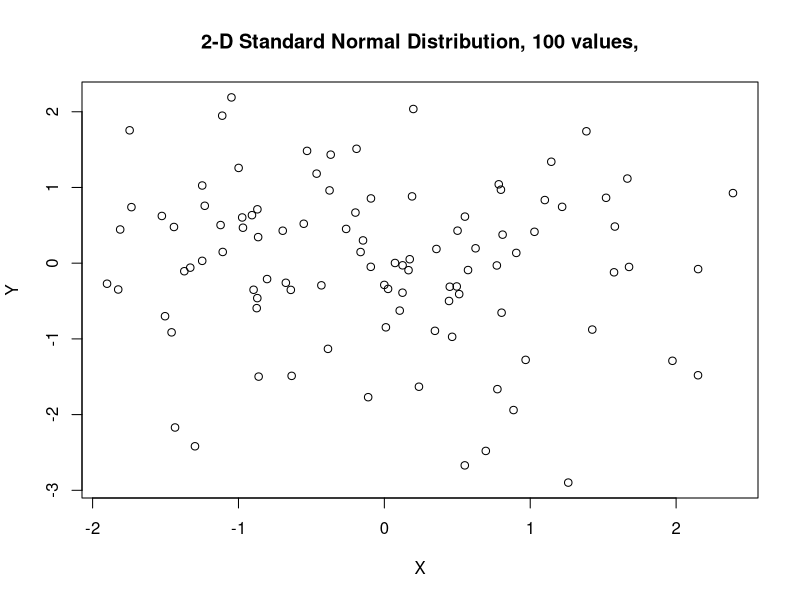
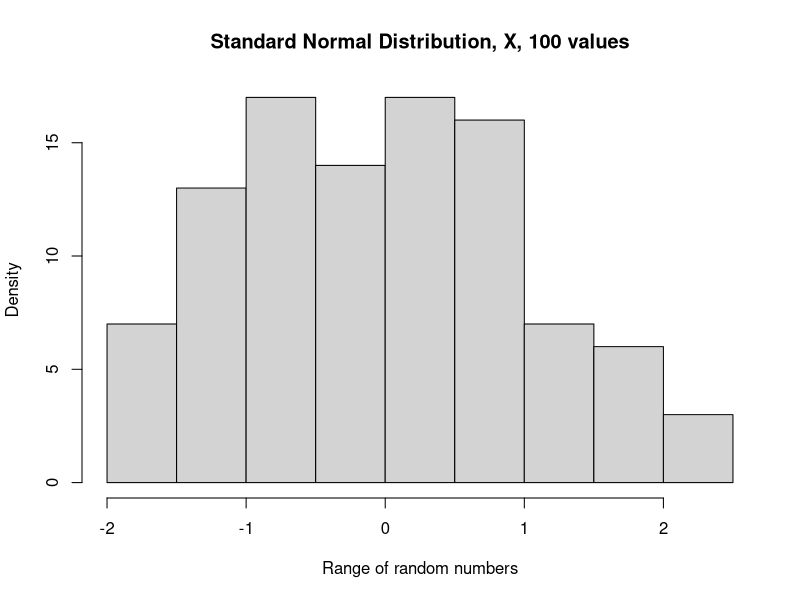
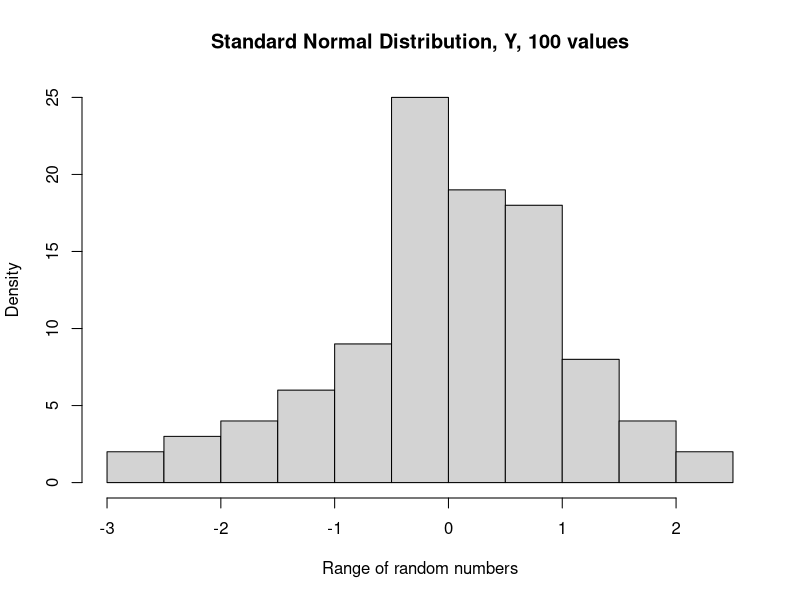
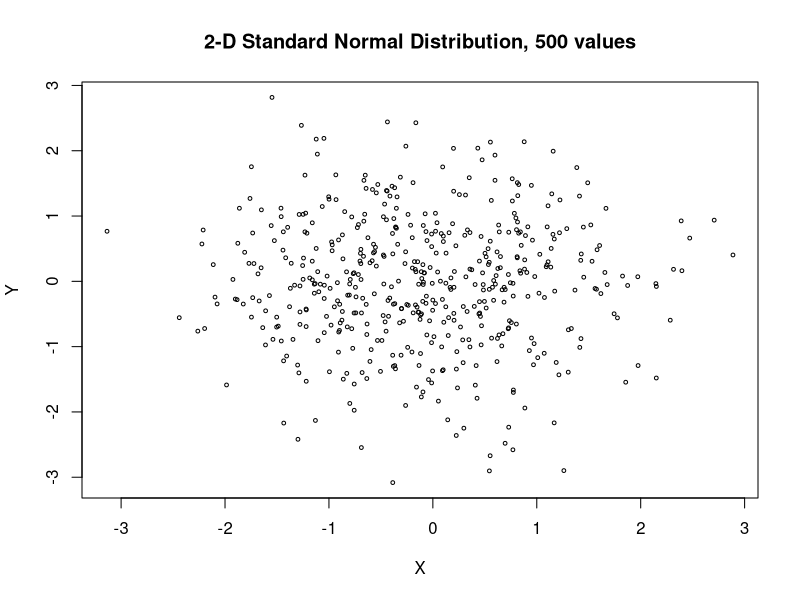
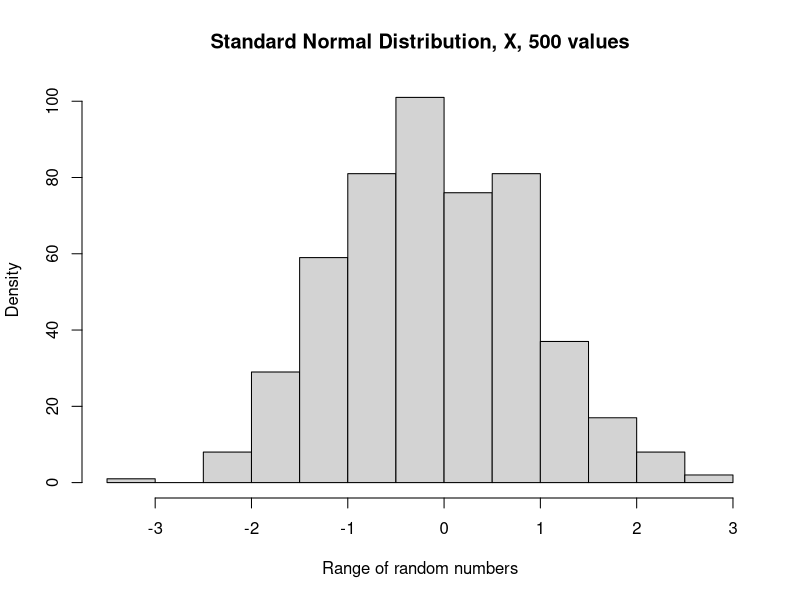
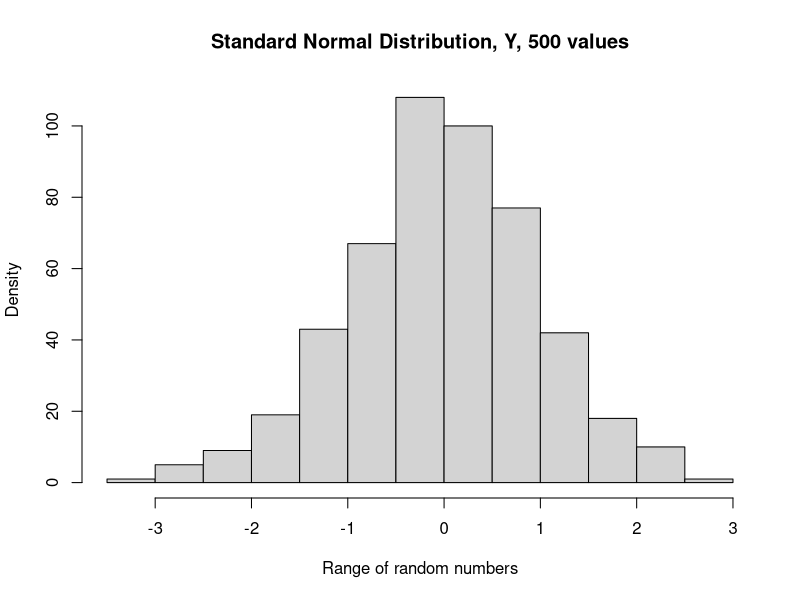
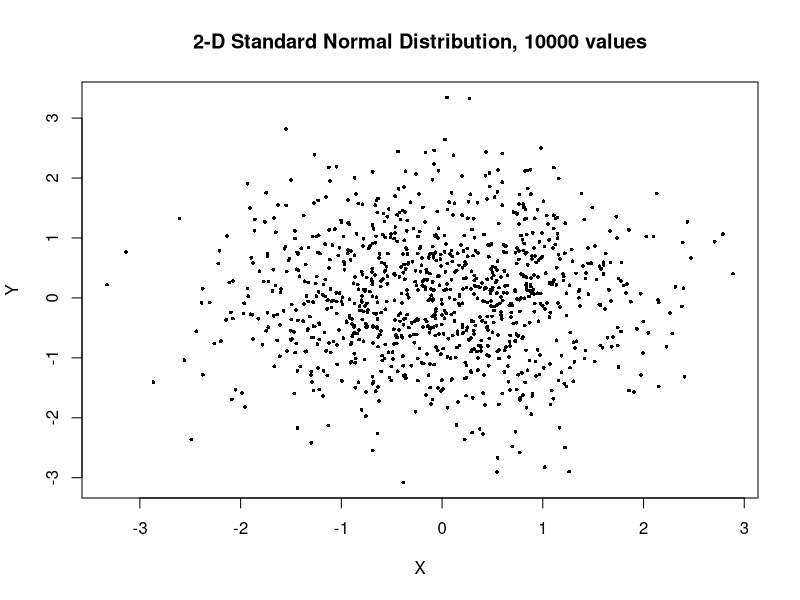
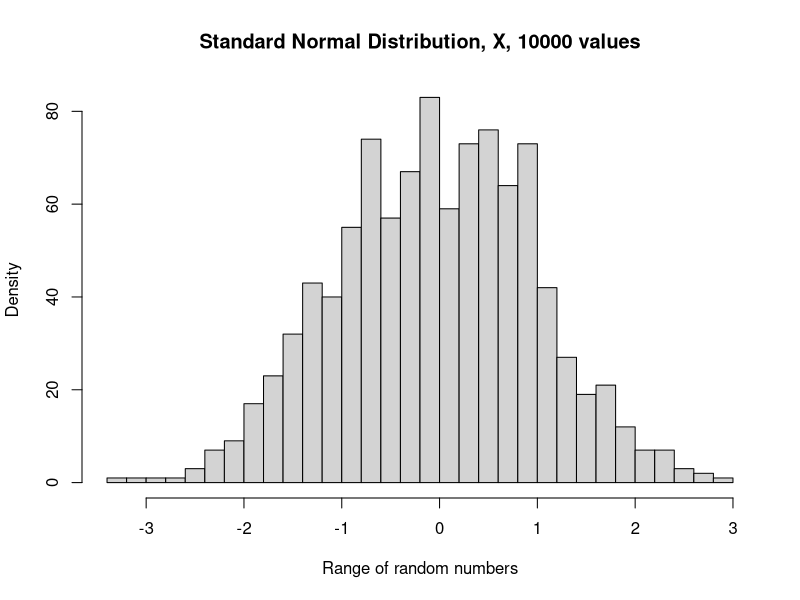

Source code (R) for these figures, in order:
#Marsaglia Bray method
start.time <- Sys.time()
n <- 12500 	#no of values
p <- 0
q <- 0
u1 <- vector(,0)
u2 <- vector(,0)

while (q < 10000) {
	p <- p + n
	u <- runif(n)
	v <- runif(n)
	u <- 2*u - 1
	v <- 2*v - 1
	temp <- u^2 + v^2
	u1 <- c( u1, u[temp < 1] )
	u2 <- c( u2, v[temp < 1] )
	q <- length(u1)
	n <- (10000 - q + 1) * 1.25
}

temp1 <- u1[1:1000]^2 + u2[1:1000]^2
temp2 <- ((-2) * log(temp1))^(1/2)
temp1 <- temp1^(1/2)

z1 <- temp2 * (u1[1:1000] / temp1)
z2 <- temp2 * (u2[1:1000] / temp1)

end.time <- Sys.time()
time.taken <- end.time - start.time
time.taken


cat("Marsaglia-Bray Method\n")
cat("Time taken for 10000 numbers generated = ", time.taken,"\n")
cat("Rejection ratio, Theoretical = ", 1 - pi/4, ", Generated = ", 1 - q/p, "\n\n")
cat("For 100 values\n")
cat("Sample's Mean, X = ", mean(z1[1:100]), ", Y = ", mean(z2[1:100]), "\n")
cat("Sample's Variance, X = ", var(z1[1:100]), ", Y = ", var(z2[1:100]), "\n")
cat("Sample's Covariance = ", cov(z1[1:100], z2[1:100]), "\n\n")

cat("For 500 values\n")
cat("Sample's Mean, X = ", mean(z1[1:500]), ", Y = ", mean(z2[1:500]), "\n")
cat("Sample's Variance, X = ", var(z1[1:500]), ", Y = ", var(z2[1:500]), "\n")
cat("Sample's Covariance = ", cov(z1[1:500], z2[1:500]), "\n\n")

cat("For 10000 values\n")
cat("Sample's Mean, X = ", mean(z1), ", Y = ", mean(z2), "\n")
cat("Sample's Variance, X = ", var(z1), ", Y = ", var(z2), "\n")
cat("Sample's Covariance = ", cov(z1, z2), "\n\n")

plot(z1[1:100], z2[1:100], col='black',  main="2-D Standard Normal Distribution, 100 values,", xlab="X", ylab="Y")
dev.copy(png,"plot2_1.png");
dev.off ();

hist(z1[1:100], main="Standard Normal Distribution, X, 100 values", xlab="Range of random numbers", ylab="Density", breaks=15)
dev.copy(png,"plot2_1_X.png");
dev.off ();

hist(z2[1:100], main="Standard Normal Distribution, Y, 100 values", xlab="Range of random numbers", ylab="Density", breaks=15)
dev.copy(png,"plot2_1_Y.png");
dev.off ();



plot(z1[1:500], z2[1:500], col='black', cex=0.5, main="2-D Standard Normal Distribution, 500 values", xlab="X", ylab="Y")
dev.copy(png,"plot2_2_1.png");
dev.off ();

hist(z1[1:500], main="Standard Normal Distribution, X, 500 values", xlab="Range of random numbers", ylab="Density", breaks=20)
dev.copy(png,"plot2_2_X.png");
dev.off ();

hist(z2[1:500], main="Standard Normal Distribution, Y, 500 values", xlab="Range of random numbers", ylab="Density", breaks=20)
dev.copy(png,"plot2_2_Y.png");
dev.off ();



plot(z1, z2, pch=16, col='black', cex=0.5, main="2-D Standard Normal Distribution, 10000 values", xlab="X", ylab="Y")
dev.copy(png,"plot2_3.png");
dev.off ();

hist(z1, main="Standard Normal Distribution, X, 10000 values", xlab="Range of random numbers", ylab="Density", breaks=25)
dev.copy(png,"plot2_3_X.png");
dev.off ();

hist(z2, main="Standard Normal Distribution, Y, 10000 values", xlab="Range of random numbers", ylab="Density", breaks=25)
dev.copy(png,"plot2_3_Y.png");
dev.off ();


norm <- function(x, mu, sig) {
	return ( (1/ ((2*pi)^(1/2) * sig )) * exp ( -((x-mu)/sig)^2 / 2) )
}


##For N(μ= 0, σ=5)
x1 <- z1[1:500] * 5^(1/2)
y1 <- z2[1:500] * 5^(1/2)

cat("N(μ= 0, σ=5) for 500 values\n")
cat("Sample's Mean, X = ", mean(x1[1:500]), ", Y = ", mean(y1[1:500]), "\n")
cat("Sample's Variance, X = ", var(x1[1:500]), ", Y = ", var(y1[1:500]), "\n")
cat("Sample's Covariance = ", cov(x1[1:500], y1[1:500]), "\n\n")

plot(x1[1:500], y1[1:500], col='black', cex=0.5, main="2-D N(μ= 0, σ=5), 500 values", xlab="X", ylab="Y")
dev.copy(png,"plot4_1.png");
dev.off ();

hist(x1[1:500], main="N(μ= 0, σ=5), X, 500 values", xlab="Range of random numbers", ylab="Density", breaks=20)
points(x1 , 500 * norm(x1, 0, 5) , col='black', cex=0.5)
dev.copy(png,"plot4_1_X.png");
dev.off ();

hist(y1[1:500], main="N(μ= 0, σ=5), Y, 500 values", xlab="Range of random numbers", ylab="Density", breaks=20)
points(y1 , 500 * norm(y1, 0, 5) , col='black', cex=0.5)
dev.copy(png,"plot4_1_Y.png");
dev.off ();


##For N(μ= 5, σ=5)



x2 <- x1 + 5
y2 <- y1 + 5

cat("N(μ= 5, σ=5) for 500 values\n")
cat("Sample's Mean, X = ", mean(x2[1:500]), ", Y = ", mean(y2[1:500]), "\n")
cat("Sample's Variance, X = ", var(x2[1:500]), ", Y = ", var(y2[1:500]), "\n")
cat("Sample's Covariance = ", cov(x2[1:500], y2[1:500]), "\n\n")

plot(x2[1:500], y2[1:500], col='black', cex=0.5, main="2-D N(μ= 5, σ=5), 500 values", xlab="X", ylab="Y")
dev.copy(png,"plot4_2.png");
dev.off ();

hist(x2[1:500], main="N(μ= 5, σ=5), X, 500 values", xlab="Range of random numbers", ylab="Density", breaks=20)
points(x2 , 500 * norm(x2, 5, 5) , col='black', cex=0.5)
dev.copy(png,"plot4_2_X.png");
dev.off ();

hist(y2[1:500], main="N(μ= 5, σ=5), Y, 500 values", xlab="Range of random numbers", ylab="Density", breaks=20)
points(y2 , 500 * norm(y2, 5, 5) , col='black', cex=0.5)
dev.copy(png,"plot4_2_Y.png");
dev.off ();
rm(list = ls())
